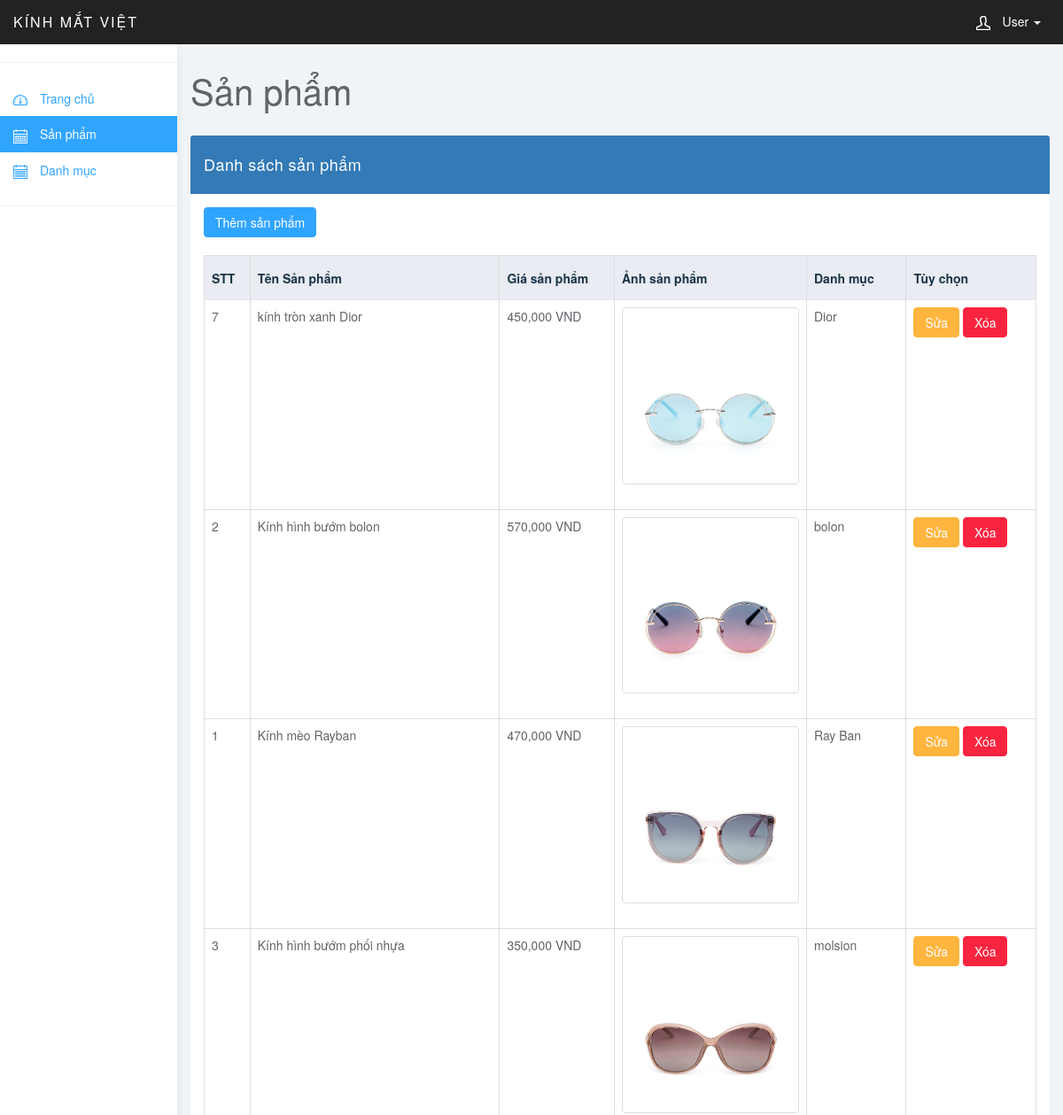
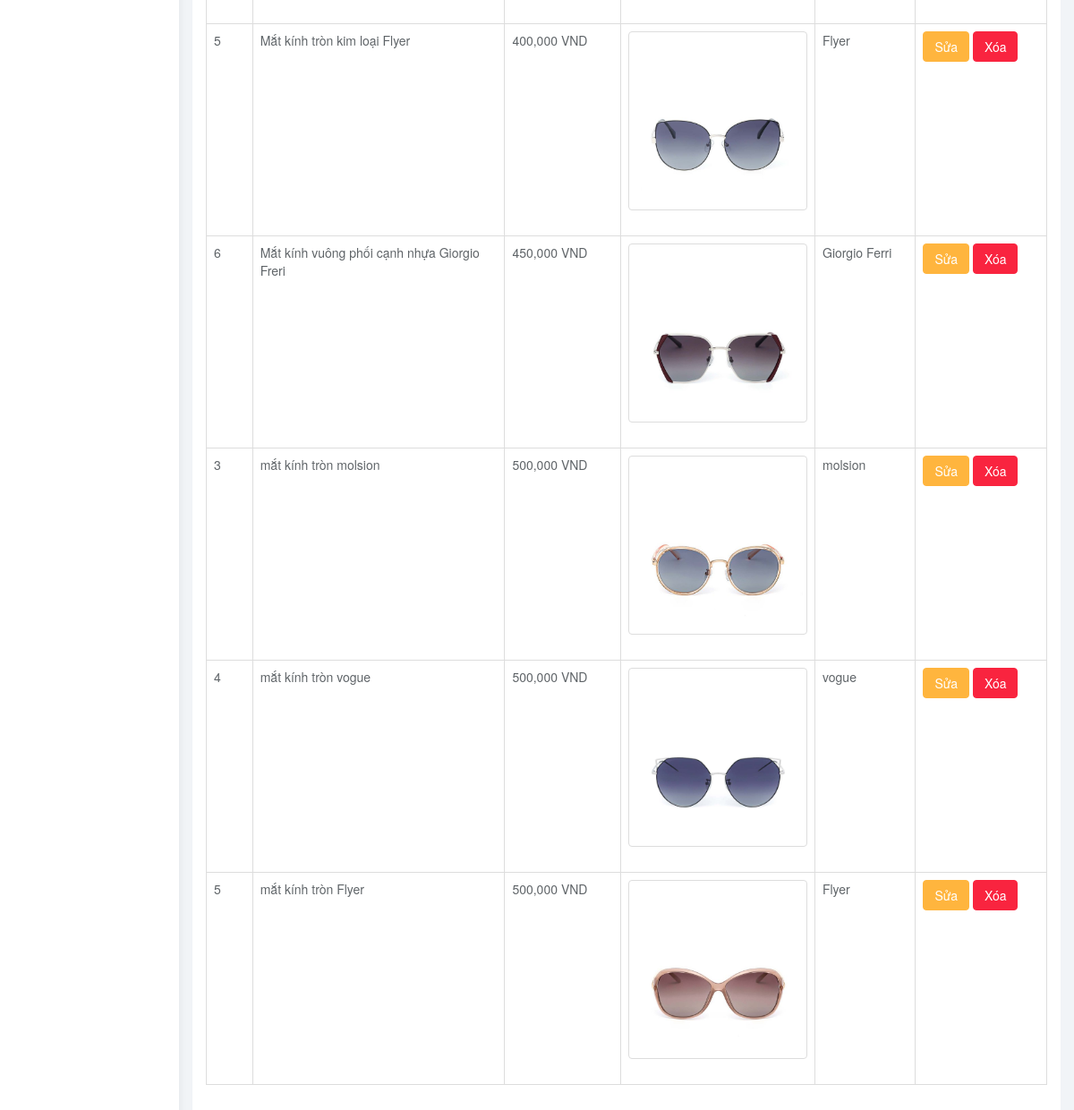
Screenshot of /Admin/product.php with the database file from the repository (2 pictures, top to bottom).
### tables this page shows
CREATE TABLE `products` (
  `id` int(10) NOT NULL,
  `name` varchar(255) NOT NULL,
  `id_type` int(10) NOT NULL,
  `hot` int(2) NOT NULL DEFAULT '1',
  `unit_price` int(11) NOT NULL,
  `image` varchar(255) NOT NULL,
  `image_model` varchar(255) NOT NULL,
  `created_at` timestamp NOT NULL DEFAULT CURRENT_TIMESTAMP,
  `updated_at` timestamp NOT NULL DEFAULT CURRENT_TIMESTAMP
);

CREATE TABLE `trademark` (
  `id` int(11) NOT NULL,
  `name_trademark` varchar(255) NOT NULL,
  `created_at` timestamp NOT NULL DEFAULT CURRENT_TIMESTAMP,
  `updated_at` timestamp NOT NULL DEFAULT CURRENT_TIMESTAMP
);

### Admin/product.php (the view, shortened to what this page needs)
<!DOCTYPE html>
<html>
<head>
<link href="css/bootstrap.min.css" rel="stylesheet">
<link href="css/datepicker3.css" rel="stylesheet">
<link href="css/styles.css" rel="stylesheet">
<?php
	require_once("ketnoi.php");
	$sqlproduct = "select *from products join trademark on products.id_type = trademark.id";
	$products    = mysqli_query($mysqli,$sqlproduct);
?>
</head>
<body>
	<nav class="navbar navbar-inverse navbar-fixed-top" role="navigation">
		<div class="container-fluid">
			<div class="navbar-header">
				<a class="navbar-brand" href="#">Kính Mắt Việt</a>
				<ul class="user-menu">
					<li class="dropdown pull-right">
						<a href="#" class="dropdown-toggle" data-toggle="dropdown"><svg class="glyph stroked male-user"><use xlink:href="#stroked-male-user"></use></svg> User <span class="caret"></span></a>
					</li>
				</ul>
			</div>
		</div>
	</nav>
	<div id="sidebar-collapse" class="col-sm-3 col-lg-2 sidebar">
		<ul class="nav menu">
			<li role="presentation" class="divider"></li>
			<li><a href="#"><svg class="glyph stroked dashboard-dial"><use xlink:href="#stroked-dashboard-dial"></use></svg> Trang chủ</a></li>
			<li class="active"><a href="product.php"><svg class="glyph stroked calendar"><use xlink:href="#stroked-calendar"></use></svg> Sản phẩm</a></li>
			<li><a href="category.php"><svg class="glyph stroked notepad "><use xlink:href="#stroked-notepad"/></svg> Danh mục</a></li>
			<li role="presentation" class="divider"></li>
		</ul>
	</div>
	<div class="col-sm-9 col-sm-offset-3 col-lg-10 col-lg-offset-2 main">
		<div class="row">
			<div class="col-lg-12">
				<h1 class="page-header">Sản phẩm</h1>
			</div>
		</div>
		<div class="row">
			<div class="col-xs-12 col-md-12 col-lg-12">
				<div class="panel panel-primary">
					<div class="panel-heading">Danh sách sản phẩm</div>
					<div class="panel-body">
						<div class="bootstrap-table">
							<div class="table-responsive">
								<a href="addproduct.php" class="btn btn-primary">Thêm sản phẩm</a>
								<table class="table table-bordered" style="margin-top:20px;">
									<thead>
										<tr class="bg-primary">
											<th>STT</th>
											<th width="30%">Tên Sản phẩm</th>
											<th>Giá sản phẩm</th>
											<th width="20%">Ảnh sản phẩm</th>
											<th>Danh mục</th>
											<th>Tùy chọn</th>
										</tr>
									</thead>
									<tbody>
										<?php
											foreach($products as $product){?>
												<tr>
													<td><?php echo $product['id']; ?></td>
													<td><?php echo $product['name']; ?></td>
													<td><?php echo number_format( $product['unit_price']); ?> VND</td>
													<td>
														<img width="200px" src="img/<?php echo $product['image']; ?>" class="thumbnail">
													</td>
													<td><?php echo $product['name_trademark']; ?></td>
													<td>
														<a href="editproduct.php?id=<?php echo $product['id']; ?>" class="btn btn-warning"><i class="fa fa-pencil" aria-hidden="true"></i> Sửa</a>
														<a href="delete_product.php?id = <?php echo $product['id']; ?> " class="btn btn-danger"><i class="fa fa-trash" aria-hidden="true"></i> Xóa</a>
													</td>
												</tr>
										<?php }
										?>
									</tbody>
								</table>
							</div>
						</div>
					</div>
				</div>
			</div>
		</div>
	</div>
</body>
</html>

### Admin/css/styles.css (style rules this page uses)
body { background: #f1f4f7; padding-top: 50px; color: #5f6468; }
a, a:hover, a:focus { color: #30a5ff; }
h1, h2, h3, h4, h5, h6 { color: #5f6468; }
h1 { font-weight: 300; font-size: 40px; }
.navbar-header .navbar-brand { color: #fff; font-size: 16px; text-transform: uppercase; font-weight: 500; letter-spacing: 2px; }
.btn-primary, .btn-primary:hover, .btn-primary:focus, .btn-primary:active, .btn-primary.active, .open > .dropdown-toggle.btn-primary, .btn-primary.disabled, .btn-primary[disabled], fieldset[disabled] .btn-primary, .btn-primary.disabled:hover, .btn-primary[disabled]:hover, fieldset[disabled] .btn-primary:hover, .btn-primary.disabled:focus, .btn-primary[disabled]:focus, fieldset[disabled] .btn-primary:focus, .btn-primary.disabled:active, .btn-primary[disabled]:active, fieldset[disabled] .btn-primary:active, .btn-primary.disabled.active, .btn-primary[disabled].active, fieldset[disabled] .btn-primary.active { background-color: #30a5ff; border-color: #30a5ff; }
.btn-warning, .btn-warning:hover, .btn-warning:focus, .btn-warning:active, .btn-warning.active, .open > .dropdown-toggle.btn-warning, .btn-warning.disabled, .btn-warning[disabled], fieldset[disabled] .btn-warning, .btn-warning.disabled:hover, .btn-warning[disabled]:hover, fieldset[disabled] .btn-warning:hover, .btn-warning.disabled:focus, .btn-warning[disabled]:focus, fieldset[disabled] .btn-warning:focus, .btn-warning.disabled:active, .btn-warning[disabled]:active, fieldset[disabled] .btn-warning:active, .btn-warning.disabled.active, .btn-warning[disabled].active, fieldset[disabled] .btn-warning.active { background-color: #ffb53e; border-color: #ffb53e; }
.btn-danger, .btn-danger:hover, .btn-danger:focus, .btn-danger:active, .btn-danger.active, .open > .dropdown-toggle.btn-danger, .btn-danger.disabled, .btn-danger[disabled], fieldset[disabled] .btn-danger, .btn-danger.disabled:hover, .btn-danger[disabled]:hover, fieldset[disabled] .btn-danger:hover, .btn-danger.disabled:focus, .btn-danger[disabled]:focus, fieldset[disabled] .btn-danger:focus, .btn-danger.disabled:active, .btn-danger[disabled]:active, fieldset[disabled] .btn-danger:active, .btn-danger.disabled.active, .btn-danger[disabled].active, fieldset[disabled] .btn-danger.active { background-color: #f9243f; border-color: #f9243f; }
.bg-primary { color: #1b3548; background-color: #e9ecf2; }
.panel { border: 0; }
.panel-heading { font-size: 18px; font-weight: 300; letter-spacing: 0.025em; height: 66px; line-height: 45px; }
.navbar { border: 0; }
.user-menu { display: inline-block; margin-top: 14px; margin-right: 10px; float: right; list-style: none; padding: 0; }
.user-menu a { color: #fff; }
.sidebar { display: block; background-color: #fff; padding: 0; display: none; }
@media (min-width: 768px) { .sidebar { display: block; position: fixed; top: 50px; bottom: 0; left: 0; z-index: 1000; display: block; margin: 0; padding: 0; overflow-x: hidden; overflow-y: auto; background-color: #fff; box-shadow: 1px 0px 10px rgba(0, 0, 0, .05); } }
@media (min-width: 768px) { .navbar-header { width: 100%; } }
.sidebar ul.nav .active a, .sidebar ul.nav li.parent a.active, .sidebar ul.nav .active > a:hover, .sidebar ul.nav li.parent a.active:hover, .sidebar ul.nav .active > a:focus, .sidebar ul.nav li.parent a.active:focus { color: #fff; background-color: #30a5ff; }
.sidebar ul.nav li.divider { border-bottom: 1px solid #eee; margin: 20px 0; }
h1.page-header { margin-top: 30px; border-bottom: 0; }
.table { background: #fff; }
.table>thead>tr>th { border-bottom: 1px solid #e6e7e8; vertical-align: middle; height: 50px; }
.sidebar .glyph, .user-menu .glyph { height: 16px; width: 16px; margin: 0 10px 0 0; stroke-width: 3px; }
.user-menu .glyph { stroke-width: 4px; }

### rows the page displays
products: trademark.id "7", name "kính tròn xanh Dior", unit_price "450,000", image (picture), trademark.name_trademark "Dior"
products: trademark.id "2", name "Kính hình bướm bolon", unit_price "570,000", image (picture), trademark.name_trademark "bolon"
products: trademark.id "1", name "Kính mèo Rayban", unit_price "470,000", image (picture), trademark.name_trademark "Ray Ban"
products: trademark.id "3", name "Kính hình bướm phối nhựa", unit_price "350,000", image (picture), trademark.name_trademark "molsion"
products: trademark.id "5", name "Mắt kính tròn kim loại Flyer", unit_price "400,000", image (picture), trademark.name_trademark "Flyer"
products: trademark.id "6", name "Mắt kính vuông phối cạnh nhựa Giorgio Freri", unit_price "450,000", image (picture), trademark.name_trademark "Giorgio Ferri"
products: trademark.id "3", name "mắt kính tròn molsion", unit_price "500,000", image (picture), trademark.name_trademark "molsion"
products: trademark.id "4", name "mắt kính tròn vogue", unit_price "500,000", image (picture), trademark.name_trademark "vogue"
products: trademark.id "5", name "mắt kính tròn Flyer", unit_price "500,000", image (picture), trademark.name_trademark "Flyer"
